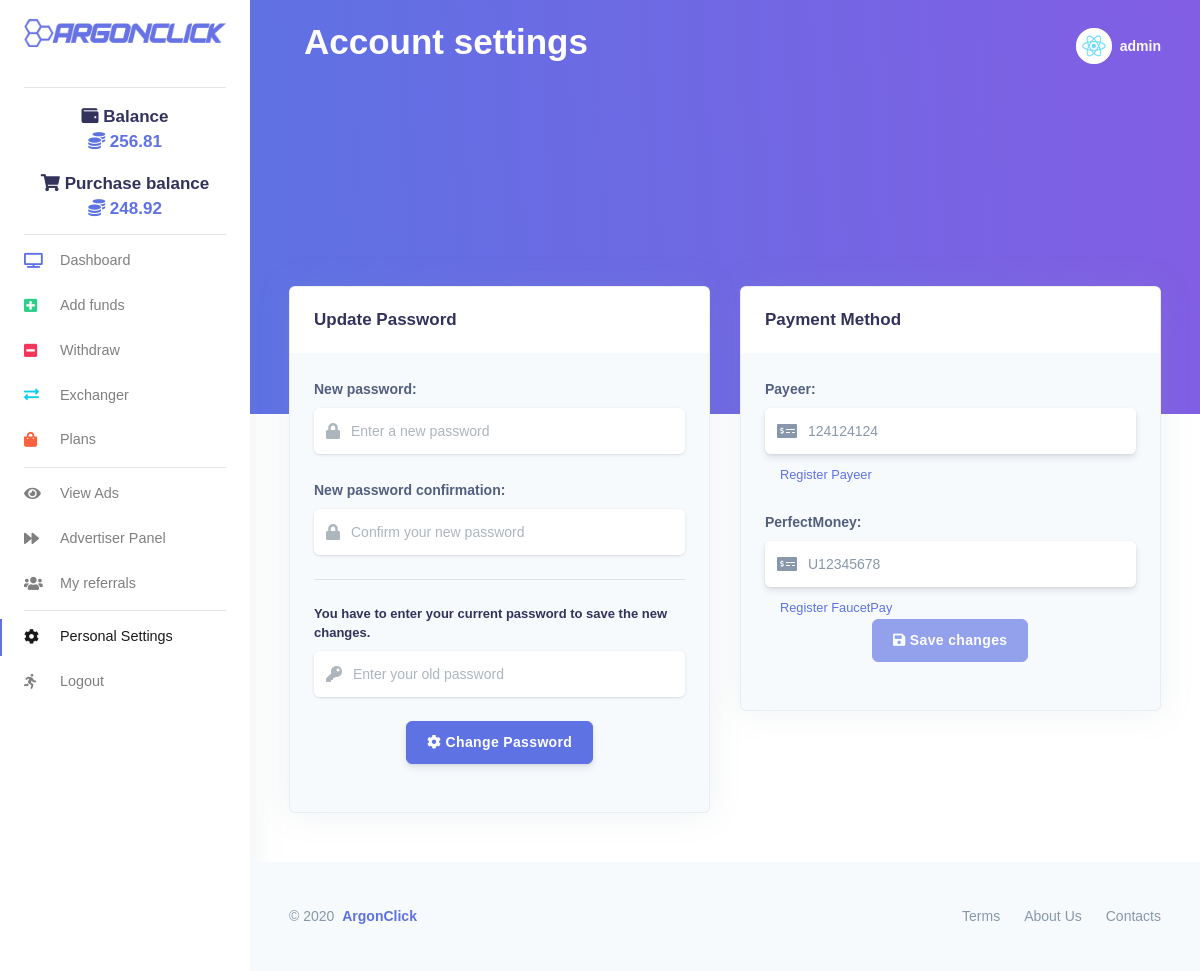
Page /settings/ (signed in) on the committed database.
### frontend/models.py (models this page shows, shortened)
class Profile(models.Model):
    user = models.OneToOneField(User, on_delete=models.CASCADE)
    bio = models.TextField(max_length=500, blank=True)
    code = models.CharField(max_length=6, blank=True, unique=True)
    recommended_by = models.ForeignKey(User, on_delete=models.CASCADE, blank=True, null=True, related_name="ref_by")
    balance = models.FloatField(default=0.00, max_length=7)
    purchase_balance = models.FloatField(default=0.00, max_length=7)
    click = models.IntegerField(default=0)
    per_hour = models.FloatField(default=0.00, max_length=7)
    profit = models.FloatField(default=0.00, max_length=7)
    alltime_earning = models.FloatField(default=0.00)
    investment_plans = models.TextField(blank=True, null=True)
    all_deposits = models.FloatField(default=0.00, max_length=7)
    earned_click = models.FloatField(default=0.00, max_length=7)
    deposit = models.FloatField(default=0.00, max_length=7)
    paid_out = models.FloatField(default=0.00, max_length=7)
    payeer = models.CharField(max_length=9, blank=True, null=True, unique=True)
    perfectmoney = models.CharField(max_length=9, blank=True, null=True, unique=True)
    created = models.DateTimeField(auto_now_add=True)
    plan_created = models.DateTimeField(auto_now_add=True)
    no_plan = models.IntegerField(default=0)
    no_ad = models.IntegerField(default=0)
    title = models.CharField(max_length=70, blank=True, null=True)
    url = models.URLField(blank=True, max_length=200)
    ads = models.TextField(blank=True, null=True)
    plans = models.TextField(blank=True, null=True)

### frontend/views.py (the view)
# urls.py: path('settings/', views.settings, name="settings_page"),
@login_required(login_url='login_page')
def settings(request, *args, **kwargs):
    user_obj = User.objects.get(username=str(request.user.username))
    profile = Profile.objects.get(user=user_obj)
    if request.method == 'POST':
        form = PasswordChangingForm(request.user, request.POST)
        payment_form = PaymentForm(request.POST, instance=request.user.profile)
        if form.is_valid():
            user = form.save()
            update_session_auth_hash(request, user)
            messages.success(request, 'Your password was successfully updated!')
            return redirect('/account/')
        else:
            messages.error(request, 'Please correct the error below.')
        if payment_form.is_valid():
            payment_form.save()
            messages.success(request, 'Your wallet was successfully linked!')
            return redirect('/account/')
        else:
            messages.error(request, 'Please correct the error below.')
    else:
        payment_form = PaymentForm(instance=request.user.profile)
        form = PasswordChangingForm(request.user)
    return render(request, 'frontend/settings.html', {"profile": profile, "form": form, "payment_form": payment_form })

### frontend/forms.py
class PasswordChangingForm(PasswordChangeForm):
    old_password = forms.CharField(max_length=20, min_length=6, widget=forms.PasswordInput(attrs={'placeholder': u'Enter your old password', "class": "form-control", "type": "password", "id": "new", "name": "new", "required": ""}))
    new_password1 = forms.CharField(max_length=20, min_length=6, widget=forms.PasswordInput(attrs={'placeholder': u'Enter a new password', "class": "form-control", "type": "password", "id": "new", "name": "new", "required": ""}))
    new_password2 = forms.CharField(max_length=20, min_length=6, widget=forms.PasswordInput(attrs={'placeholder': u'Confirm your new password', "class": "form-control", "type": "password", "id": "new", "name": "new", "required": ""}))

class PaymentForm(forms.ModelForm):
    payeer = forms.CharField(max_length=9, min_length=9, required=0, label='', widget=forms.TextInput(attrs={'placeholder': 'For example: P12345678', "class": "form-control", "type": "text", "id": "pursepy", "name": "purse"}))
    perfectmoney = forms.CharField(max_length=9, min_length=9, required=0, label='', widget=forms.TextInput(attrs={'placeholder': 'For example: U12345678', "class": "form-control", "type": "text", "id": "pursepm", "name": "purse"}))
    class Meta:
        model = Profile
        fields = ("payeer", "perfectmoney")

### frontend/templates/frontend/settings.html (shortened to what this page needs)
{% load i18n static %}<!DOCTYPE html>
{% load static %}
{% load compress %}
{% get_current_language as LANGUAGE_CODE %}{% get_current_language_bidi as LANGUAGE_BIDI %}
<html lang="{{ LANGUAGE_CODE|default:"en-us" }}" {% if LANGUAGE_BIDI %}dir="rtl"{% endif %}>
<head>
    {% compress css %}
    <link rel="stylesheet" type="text/css" href="{% static 'css/css.css' %}" charset="utf-8">
    <link rel="stylesheet" href="https://cdnjs.cloudflare.com/ajax/libs/font-awesome/5.5.0/css/all.css" type="text/css" charset="utf-8">
    <link rel="stylesheet" href="https://appsrv1-147a1.kxcdn.com/black-dashboard/css/nucleo-icons.min.css" type="text/css" charset="utf-8">
    <link rel="stylesheet" type="text/css" href="{% static 'css/argon-dashboard.css' %}" charset="utf-8">
    <link rel="stylesheet" type="text/css" href="{% static 'css/animate.css' %}" charset="utf-8">
    {% endcompress %}
</head>
{% load i18n %}
<body class="">
<nav class="navbar navbar-vertical fixed-left navbar-expand-md navbar-light bg-white" id="sidenav-main">
  <div class="container-fluid">
    <a class="navbar-brand pt-0" href="{% url 'home_page' %}"> <img src="{% static 'img/blue.png' %}" class="navbar-brand-img" alt="..."> </a>
<div class="collapse navbar-collapse" id="sidenav-collapse-main">
        <hr class="my--2">
      <ul id="wallet-shopping" class="navbar-nav">
           <div class="text-center mt-4">
                    <h3><i class="fas fa-wallet"></i> Balance</h3>
                    <div class="h3 font-weight-bold text-primary mt--2"> <i class="fas fa-coins"></i>  {{ profile.balance|floatformat:2 }}</div>
                  </div>
             <div class="text-center mt-2">
                    <h3><i class="fas fa-shopping-cart"></i> Purchase balance</h3>
                    <div class="h3 font-weight-bold text-primary mt--2"> <i class="fas fa-coins"></i>  {{ profile.purchase_balance|floatformat:2}}</div>
                  </div>
      </ul>
           <hr class="my-1">
      <ul class="navbar-nav">
        <li class="nav-item"> <a class="nav-link" href="{% url 'account_page' %}"> <i class="fa fa-tv text-primary"></i> Dashboard</a> </li>
        <li class="nav-item"> <a class="nav-link" href="{% url 'insert_page' %}"> <i class="fa fa-plus-square text-success"></i> Add funds </a> </li>
        <li class="nav-item"> <a class="nav-link" href="{% url 'payment_page' %}"> <i class="fa fa-minus-square text-red"></i> Withdraw </a> </li>
        <li class="nav-item"> <a class="nav-link" href="{% url 'exchange_page' %}"> <i class="fas fa-exchange-alt text-info"></i> Exchanger </a> </li>
        <li class="nav-item"> <a class="nav-link" href="{% url 'plans_page' %}"> <i class="fa fa-shopping-bag text-warning"></i> Plans </a> </li>
      </ul>
      <hr class="my-1">
      <ul class="navbar-nav">
        <li class="nav-item"> <a class="nav-link" href="{% url 'viewads_page' %}"> <i class="fa fa-eye"></i> View Ads </a> </li>
        <li class="nav-item"> <a class="nav-link" href="{% url 'viewads_add_page' %}"> <i class="fa fa-forward"></i> Advertiser Panel </a> </li>
        <li class="nav-item"> <a class="nav-link" href="{% url 'referrals_page' %}"> <i class="fa fa-users"></i> My referrals </a> </li>
      </ul>
      <hr class="my-1">
      <ul class="navbar-nav">
        <li class="nav-item"> <a class="nav-link active" href="{% url 'settings_page' %}"> <i class="fa fa-cog" aria-hidden="true"></i> Personal Settings </a> </li>
        <li class="nav-item"> <a class="nav-link" href="{% url 'exit_page' %}"> <i class="fas fa-running"></i> Logout </a> </li>
      </ul>
    </div>
    <div class="collapse navbar-collapse" id="sidenav-collapse-main">
      </div>
    </div>
</nav>
<div class="main-content">
  <nav class="navbar navbar-top navbar-expand-md navbar-dark" id="navbar-main">
    <div class="container-fluid">
      <div class="col">
           <h1 class="display-3 text-white">Account settings</h1>
      </div>
      <ul class="navbar-nav align-items-center d-none d-md-flex">
        <li class="nav-item dropdown"> <a class="nav-link pr-0" href="#" role="button" data-toggle="dropdown" aria-haspopup="true" aria-expanded="false">
          <div class="media align-items-center"> <span class="avatar avatar-sm rounded-circle"> <img alt="Image placeholder" src="{% static 'img/react.jpg' %}"> </span>
            <div class="media-body ml-2 d-none d-lg-block"> <span class="mb-0 text-sm  font-weight-bold notranslate">{{ user.username|default:'Guest' }}</span> </div>
          </div>
          </a>
        </li>
      </ul>
    </div>
  </nav>
  <div class="header bg-gradient-primary pb-9 pt-3 pt-md-5">
<div class="col-lg-12 text-center mt-6">
<iframe data-aa="1328909" src="//ad.a-ads.com/1328909?size=468x60" scrolling="no" style="width:468px; height:60px; border:0px; padding:0; overflow:hidden" allowtransparency="true" z2pw5blu5=""></iframe>
<iframe data-aa="1328909" src="//ad.a-ads.com/1328909?size=468x60" scrolling="no" style="width:468px; height:60px; border:0px; padding:0; overflow:hidden" allowtransparency="true" z2pw5blu5=""></iframe>
</div>
  </div>
  <div class="container-fluid mt--8">
    <div class="row">
      <div class="col-xl-6 order-xl-2 mb-5 mb-xl-0">
        <div class="card bg-secondary shadow">
          <div class="card-header bg-white border-0">
            <div class="row align-items-center">
              <div class="col-8">
                <h3 class="mb-0">Payment Method</h3>
              </div>
            </div>
          </div>
          <div class="card-body">
              <form method="POST">
                  <div class="form-group">
                         <label class="form-control-label" for="input-address">Payeer:</label>
                  <div class="input-group input-group-alternative mb-3">
                    <div class="input-group-prepend">
                      <span class="input-group-text"><i class="fas fa-money-check-alt"></i></span>
                    </div>
                    {{ payment_form.payeer }}
                  </div>
                </div>
				   <div class="col-6 mt--3">
                <a href="https://payeer.com/?partner=12338731" target="_blank"><small>Register Payeer</small></a>
              </div>
              <br />
                  <div class="form-group">
                         <label class="form-control-label" for="input-address">PerfectMoney:</label>
                  <div class="input-group input-group-alternative mb-3">
                    <div class="input-group-prepend">
                      <span class="input-group-text"><i class="fas fa-money-check-alt"></i></span>
                    </div>
                    {{ payment_form.perfectmoney }}
                  </div>
                </div>
				 <div class="col-6 mt--3">
                <a href="https://faucetpay.io/?r=141388" target="_blank"><small>Register FaucetPay</small></a>
              </div>
                 <div class="text-center mt--4">
                {% if profile.perfectmoney == '' or profile.payeer == '' or profile.perfectmoney == None or profile.payeer == None %}
                     <button class="btn btn-primary my-4" type="submit">
                {% else %}
                     <button class="btn btn-primary my-4" disabled="" type="submit">
                {% endif %}
                 <span class="btn-inner--text"><i class="fas fa-save"></i> Save changes</span>
                      </button>
                </div>
                </form>
          </div>
        </div>
      </div>
      <div class="col-xl-6 order-xl-1">
        <div class="card bg-secondary shadow">
          <div class="card-header bg-white border-0">
            <div class="row align-items-center">
              <div class="col-8">
                <h3 class="mb-0">Update Password</h3>
              </div>
            </div>
          </div>
          <div class="card-body">
          <form method="POST">
                  <div class="form-group">
                         <label class="form-control-label" for="input-address">New password:</label>
                  <div class="input-group input-group-alternative">
                    <div class="input-group-prepend">
                      <span class="input-group-text"><i class="fa fa-lock"></i></span>
                    </div>
                    {{ form.new_password1 }}
                  </div>
                </div>
                <div class="form-group">
                 <label class="form-control-label" for="input-address">New password confirmation:</label>
                  <div class="input-group input-group-alternative">
                    <div class="input-group-prepend">
                      <span class="input-group-text"><i class="fa fa-lock"></i></span>
                    </div>
                    {{ form.new_password2 }}
                  </div>
                </div>
                <hr class="my-4">
                <div class="form-group">
                        <div class="h5 ">You have to enter your current password to save the new changes.</div>
                  <div class="input-group input-group-alternative">
                    <div class="input-group-prepend">
                      <span class="input-group-text"><i class="fas fa-key"></i></span>
                    </div>
                    {{ form.old_password }}
                  </div>
                </div>
                <div class="text-center mt--4">
                  <button class="btn btn-primary my-4" type="submit">
                        <span class="btn-inner--icon"><i class="fa fa-cog"></i></span>
                        <span class="btn-inner--text">Change Password</span>
                      </button>
                </div>
            </form>
          </div>
        </div>
      </div>
    </div>
  </div>
  <div class="col-lg-12 text-center mt-4">
</div>
  <footer class="footer mt-4">
    <div class="container-fluid">
      <div class="row align-items-center justify-content-xl-between">
        <div class="col-xl-6">
          <div class="copyright text-center text-xl-left text-muted"> © 2020 <a href="{% url 'home_page' %}" class="font-weight-bold ml-1">ArgonClick</a> </div>
        </div>
        <div class="col-xl-6">
          <ul class="nav nav-footer justify-content-center justify-content-xl-end">
            <li class="nav-item"> <a href="{% url 'terms_page' %}" class="nav-link">Terms</a> </li>
            <li class="nav-item"> <a href="{% url 'about_page' %}" class="nav-link">About Us</a> </li>
            <li class="nav-item"> <a href="{% url 'contacts_page' %}" class="nav-link">Contacts</a> </li>
          </ul>
        </div>
      </div>
    </div>
  </footer>
</div>
</body></html>

### rows in the picture
Profile: balance "256.81", purchase_balance "248.92", payeer "124124124", perfectmoney "U12345678"

### other values in the picture
{{ user.username|default:'Guest' }} "admin"
